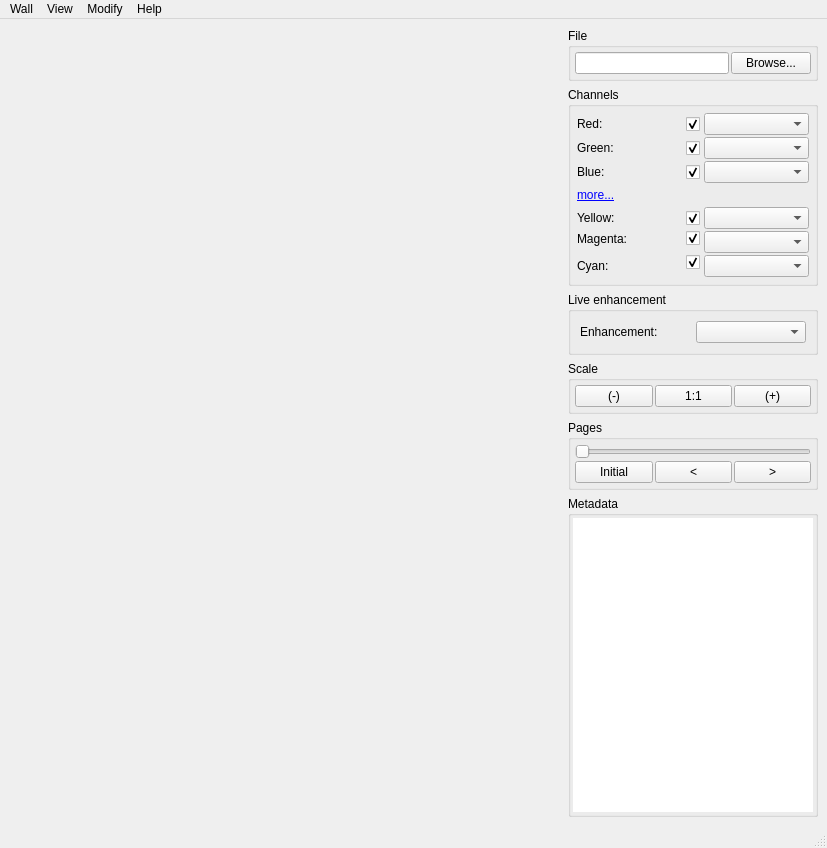
<?xml version="1.0" encoding="UTF-8"?>
<ui version="4.0">
 <author>Dima Fedorov Levit</author>
 <class>ControlsForm</class>
 <widget class="QMainWindow" name="ControlsForm">
  <property name="geometry">
   <rect>
    <x>0</x>
    <y>0</y>
    <width>827</width>
    <height>848</height>
   </rect>
  </property>
  <property name="windowTitle">
   <string>BioView Remote</string>
  </property>
  <widget class="QWidget" name="centralwidget">
   <layout class="QGridLayout">
    <property name="margin">
     <number>9</number>
    </property>
    <property name="spacing">
     <number>6</number>
    </property>
    <item row="0" column="1">
     <widget class="QGroupBox" name="fileGroup">
      <property name="maximumSize">
       <size>
        <width>250</width>
        <height>16777215</height>
       </size>
      </property>
      <property name="title">
       <string>File</string>
      </property>
      <layout class="QHBoxLayout">
       <property name="spacing">
        <number>2</number>
       </property>
       <property name="margin">
        <number>4</number>
       </property>
       <item>
        <widget class="QLineEdit" name="fileEdit"/>
       </item>
       <item>
        <widget class="QPushButton" name="browseBtn">
         <property name="text">
          <string>Browse...</string>
         </property>
        </widget>
       </item>
      </layout>
     </widget>
    </item>
    <item row="0" column="0" rowspan="6">
     <widget class="DSubAreaLabel" name="thumbLabel">
      <property name="sizePolicy">
       <sizepolicy hsizetype="Expanding" vsizetype="Expanding">
        <horstretch>0</horstretch>
        <verstretch>0</verstretch>
       </sizepolicy>
      </property>
      <property name="minimumSize">
       <size>
        <width>200</width>
        <height>200</height>
       </size>
      </property>
      <property name="frameShape">
       <enum>QFrame::Box</enum>
      </property>
      <property name="lineWidth">
       <number>0</number>
      </property>
      <property name="text">
       <string/>
      </property>
      <property name="alignment">
       <set>Qt::AlignCenter</set>
      </property>
     </widget>
    </item>
    <item row="3" column="1">
     <widget class="QGroupBox" name="scaleGroup">
      <property name="maximumSize">
       <size>
        <width>250</width>
        <height>16777215</height>
       </size>
      </property>
      <property name="title">
       <string>Scale</string>
      </property>
      <layout class="QHBoxLayout">
       <property name="spacing">
        <number>2</number>
       </property>
       <property name="margin">
        <number>4</number>
       </property>
       <item>
        <widget class="QPushButton" name="zoomOutBtn">
         <property name="text">
          <string>(-)</string>
         </property>
        </widget>
       </item>
       <item>
        <widget class="QPushButton" name="zoom11Btn">
         <property name="text">
          <string>1:1</string>
         </property>
        </widget>
       </item>
       <item>
        <widget class="QPushButton" name="zoomInBtn">
         <property name="text">
          <string>(+)</string>
         </property>
        </widget>
       </item>
      </layout>
     </widget>
    </item>
    <item row="5" column="1">
     <widget class="QGroupBox" name="metaGroup">
      <property name="minimumSize">
       <size>
        <width>0</width>
        <height>0</height>
       </size>
      </property>
      <property name="maximumSize">
       <size>
        <width>250</width>
        <height>16777215</height>
       </size>
      </property>
      <property name="title">
       <string>Metadata</string>
      </property>
      <layout class="QVBoxLayout">
       <property name="spacing">
        <number>2</number>
       </property>
       <property name="margin">
        <number>2</number>
       </property>
       <item>
        <widget class="QTextEdit" name="metaEdit">
         <property name="frameShape">
          <enum>QFrame::Box</enum>
         </property>
         <property name="frameShadow">
          <enum>QFrame::Plain</enum>
         </property>
         <property name="lineWidth">
          <number>0</number>
         </property>
         <property name="undoRedoEnabled">
          <bool>false</bool>
         </property>
         <property name="readOnly">
          <bool>true</bool>
         </property>
        </widget>
       </item>
      </layout>
     </widget>
    </item>
    <item row="4" column="1">
     <widget class="QGroupBox" name="pagesGroup">
      <property name="maximumSize">
       <size>
        <width>250</width>
        <height>16777215</height>
       </size>
      </property>
      <property name="title">
       <string>Pages</string>
      </property>
      <layout class="QGridLayout">
       <property name="margin">
        <number>4</number>
       </property>
       <property name="spacing">
        <number>2</number>
       </property>
       <item row="1" column="2">
        <widget class="QPushButton" name="pagePlusBtn">
         <property name="text">
          <string>&gt;</string>
         </property>
        </widget>
       </item>
       <item row="1" column="1">
        <widget class="QPushButton" name="pageMinsBtn">
         <property name="text">
          <string>&lt;</string>
         </property>
        </widget>
       </item>
       <item row="1" column="0">
        <widget class="QPushButton" name="pageZeroBtn">
         <property name="text">
          <string>Initial</string>
         </property>
        </widget>
       </item>
       <item row="0" column="0" colspan="3">
        <widget class="QSlider" name="horizontalSlider">
         <property name="orientation">
          <enum>Qt::Horizontal</enum>
         </property>
        </widget>
       </item>
      </layout>
     </widget>
    </item>
    <item row="2" column="1">
     <widget class="QGroupBox" name="enhanceGroup">
      <property name="maximumSize">
       <size>
        <width>250</width>
        <height>16777215</height>
       </size>
      </property>
      <property name="title">
       <string>Live enhancement</string>
      </property>
      <layout class="QGridLayout">
       <property name="margin">
        <number>9</number>
       </property>
       <property name="spacing">
        <number>6</number>
       </property>
       <item row="0" column="0">
        <widget class="QLabel" name="enhanceLabel">
         <property name="text">
          <string>Enhancement:</string>
         </property>
        </widget>
       </item>
       <item row="0" column="1">
        <widget class="QComboBox" name="enhanceCombo"/>
       </item>
      </layout>
     </widget>
    </item>
    <item row="1" column="1">
     <widget class="QGroupBox" name="chanGroup">
      <property name="maximumSize">
       <size>
        <width>250</width>
        <height>16777215</height>
       </size>
      </property>
      <property name="title">
       <string>Channels</string>
      </property>
      <layout class="QVBoxLayout" name="verticalLayout">
       <property name="spacing">
        <number>4</number>
       </property>
       <property name="margin">
        <number>6</number>
       </property>
       <item>
        <widget class="QWidget" name="rgbChannelsWidget" native="true">
         <layout class="QGridLayout" name="gridLayout">
          <property name="horizontalSpacing">
           <number>4</number>
          </property>
          <property name="verticalSpacing">
           <number>2</number>
          </property>
          <property name="margin">
           <number>0</number>
          </property>
          <item row="2" column="2">
           <widget class="QComboBox" name="blueCombo"/>
          </item>
          <item row="2" column="0">
           <widget class="QLabel" name="blueLabel">
            <property name="text">
             <string>Blue:</string>
            </property>
           </widget>
          </item>
          <item row="0" column="1">
           <widget class="QCheckBox" name="redCheck">
            <property name="sizePolicy">
             <sizepolicy hsizetype="Maximum" vsizetype="Minimum">
              <horstretch>0</horstretch>
              <verstretch>0</verstretch>
             </sizepolicy>
            </property>
            <property name="toolTip">
             <string>Trigger visibility of the Red channel</string>
            </property>
            <property name="layoutDirection">
             <enum>Qt::RightToLeft</enum>
            </property>
            <property name="text">
             <string/>
            </property>
            <property name="checked">
             <bool>true</bool>
            </property>
           </widget>
          </item>
          <item row="1" column="0">
           <widget class="QLabel" name="greenLabel">
            <property name="text">
             <string>Green:</string>
            </property>
           </widget>
          </item>
          <item row="1" column="1">
           <widget class="QCheckBox" name="greenCheck">
            <property name="sizePolicy">
             <sizepolicy hsizetype="Maximum" vsizetype="Minimum">
              <horstretch>0</horstretch>
              <verstretch>0</verstretch>
             </sizepolicy>
            </property>
            <property name="toolTip">
             <string>Trigger visibility of the Green channel</string>
            </property>
            <property name="layoutDirection">
             <enum>Qt::RightToLeft</enum>
            </property>
            <property name="text">
             <string/>
            </property>
            <property name="checked">
             <bool>true</bool>
            </property>
           </widget>
          </item>
          <item row="0" column="0">
           <widget class="QLabel" name="redLabel">
            <property name="text">
             <string>Red:</string>
            </property>
           </widget>
          </item>
          <item row="2" column="1">
           <widget class="QCheckBox" name="blueCheck">
            <property name="sizePolicy">
             <sizepolicy hsizetype="Maximum" vsizetype="Minimum">
              <horstretch>0</horstretch>
              <verstretch>0</verstretch>
             </sizepolicy>
            </property>
            <property name="toolTip">
             <string>Trigger visibility of the Blue channel</string>
            </property>
            <property name="layoutDirection">
             <enum>Qt::RightToLeft</enum>
            </property>
            <property name="text">
             <string/>
            </property>
            <property name="checked">
             <bool>true</bool>
            </property>
           </widget>
          </item>
          <item row="1" column="2">
           <widget class="QComboBox" name="greenCombo"/>
          </item>
          <item row="0" column="2">
           <widget class="QComboBox" name="redCombo"/>
          </item>
         </layout>
        </widget>
       </item>
       <item>
        <widget class="QLabel" name="moreChannelsLabel">
         <property name="minimumSize">
          <size>
           <width>0</width>
           <height>16</height>
          </size>
         </property>
         <property name="cursor">
          <cursorShape>PointingHandCursor</cursorShape>
         </property>
         <property name="text">
          <string>&lt;a href=&quot;#&quot;&gt;more...&lt;/a&gt;</string>
         </property>
         <property name="textFormat">
          <enum>Qt::RichText</enum>
         </property>
        </widget>
       </item>
       <item>
        <widget class="QWidget" name="exChannelsWidget" native="true">
         <property name="enabled">
          <bool>true</bool>
         </property>
         <property name="minimumSize">
          <size>
           <width>0</width>
           <height>64</height>
          </size>
         </property>
         <layout class="QGridLayout" name="gridLayout">
          <property name="horizontalSpacing">
           <number>4</number>
          </property>
          <property name="verticalSpacing">
           <number>2</number>
          </property>
          <property name="margin">
           <number>0</number>
          </property>
          <item row="0" column="1">
           <widget class="QCheckBox" name="yellowCheck">
            <property name="sizePolicy">
             <sizepolicy hsizetype="Maximum" vsizetype="Minimum">
              <horstretch>0</horstretch>
              <verstretch>0</verstretch>
             </sizepolicy>
            </property>
            <property name="toolTip">
             <string>Trigger visibility of the Red channel</string>
            </property>
            <property name="layoutDirection">
             <enum>Qt::RightToLeft</enum>
            </property>
            <property name="text">
             <string/>
            </property>
            <property name="checked">
             <bool>true</bool>
            </property>
           </widget>
          </item>
          <item row="0" column="2">
           <widget class="QComboBox" name="yellowCombo">
            <property name="minimumSize">
             <size>
              <width>97</width>
              <height>20</height>
             </size>
            </property>
           </widget>
          </item>
          <item row="1" column="0">
           <widget class="QLabel" name="magentaLabel">
            <property name="text">
             <string>Magenta:</string>
            </property>
           </widget>
          </item>
          <item row="1" column="1">
           <widget class="QCheckBox" name="magentaCheck">
            <property name="sizePolicy">
             <sizepolicy hsizetype="Maximum" vsizetype="Minimum">
              <horstretch>0</horstretch>
              <verstretch>0</verstretch>
             </sizepolicy>
            </property>
            <property name="toolTip">
             <string>Trigger visibility of the Green channel</string>
            </property>
            <property name="layoutDirection">
             <enum>Qt::RightToLeft</enum>
            </property>
            <property name="text">
             <string/>
            </property>
            <property name="checked">
             <bool>true</bool>
            </property>
           </widget>
          </item>
          <item row="1" column="2" rowspan="2">
           <widget class="QComboBox" name="magentaCombo">
            <property name="minimumSize">
             <size>
              <width>97</width>
              <height>20</height>
             </size>
            </property>
           </widget>
          </item>
          <item row="2" column="1" rowspan="2">
           <widget class="QCheckBox" name="cyanCheck">
            <property name="sizePolicy">
             <sizepolicy hsizetype="Maximum" vsizetype="Minimum">
              <horstretch>0</horstretch>
              <verstretch>0</verstretch>
             </sizepolicy>
            </property>
            <property name="toolTip">
             <string>Trigger visibility of the Blue channel</string>
            </property>
            <property name="layoutDirection">
             <enum>Qt::RightToLeft</enum>
            </property>
            <property name="text">
             <string/>
            </property>
            <property name="checked">
             <bool>true</bool>
            </property>
           </widget>
          </item>
          <item row="3" column="0">
           <widget class="QLabel" name="cyanLabel">
            <property name="text">
             <string>Cyan:</string>
            </property>
           </widget>
          </item>
          <item row="3" column="2">
           <widget class="QComboBox" name="cyanCombo">
            <property name="minimumSize">
             <size>
              <width>97</width>
              <height>20</height>
             </size>
            </property>
           </widget>
          </item>
          <item row="0" column="0">
           <widget class="QLabel" name="yellowLabel">
            <property name="text">
             <string>Yellow:</string>
            </property>
           </widget>
          </item>
         </layout>
        </widget>
       </item>
      </layout>
     </widget>
    </item>
   </layout>
  </widget>
  <widget class="QMenuBar" name="menubar">
   <property name="geometry">
    <rect>
     <x>0</x>
     <y>0</y>
     <width>827</width>
     <height>21</height>
    </rect>
   </property>
   <widget class="QMenu" name="menuHelp">
    <property name="title">
     <string>Help</string>
    </property>
    <addaction name="actionHelp"/>
    <addaction name="separator"/>
    <addaction name="actionAbout"/>
   </widget>
   <widget class="QMenu" name="menuWall">
    <property name="title">
     <string>Wall</string>
    </property>
    <addaction name="actionConnect"/>
    <addaction name="actionDisconnect"/>
    <addaction name="separator"/>
    <addaction name="actionFullVirtualScreen"/>
    <addaction name="actionShowMetaData"/>
    <addaction name="actionShowScaleBar"/>
    <addaction name="separator"/>
    <addaction name="actionConfigure_wall_host"/>
    <addaction name="separator"/>
    <addaction name="actionCloseWall"/>
   </widget>
   <widget class="QMenu" name="menuModify">
    <property name="title">
     <string>Modify</string>
    </property>
    <addaction name="actionRotate_Right"/>
    <addaction name="actionRotate_Left"/>
    <addaction name="actionRotate_180_deg"/>
    <addaction name="separator"/>
    <addaction name="actionProject_all_planes_by_maximum_intesity"/>
    <addaction name="actionProject_all_planes_by_minimum_intesity"/>
   </widget>
   <widget class="QMenu" name="menuView">
    <property name="title">
     <string>View</string>
    </property>
    <addaction name="actionUse_Smooth_Zoom"/>
    <addaction name="actionUse_Dynamic_Enhancement"/>
   </widget>
   <addaction name="menuWall"/>
   <addaction name="menuView"/>
   <addaction name="menuModify"/>
   <addaction name="menuHelp"/>
  </widget>
  <widget class="QStatusBar" name="statusbar"/>
  <action name="actionConnect">
   <property name="text">
    <string>Connect</string>
   </property>
  </action>
  <action name="actionDisconnect">
   <property name="text">
    <string>Disconnect</string>
   </property>
  </action>
  <action name="actionAbout">
   <property name="text">
    <string>About</string>
   </property>
  </action>
  <action name="actionFullVirtualScreen">
   <property name="text">
    <string>Full Virtual Screen</string>
   </property>
  </action>
  <action name="actionCloseWall">
   <property name="text">
    <string>Close wall</string>
   </property>
  </action>
  <action name="actionShowMetaData">
   <property name="checkable">
    <bool>true</bool>
   </property>
   <property name="text">
    <string>Show meta-data</string>
   </property>
  </action>
  <action name="actionShowScaleBar">
   <property name="checkable">
    <bool>true</bool>
   </property>
   <property name="checked">
    <bool>true</bool>
   </property>
   <property name="text">
    <string>Show scale bar</string>
   </property>
  </action>
  <action name="actionHelp">
   <property name="text">
    <string>Help</string>
   </property>
  </action>
  <action name="actionRotate_Right">
   <property name="text">
    <string>Rotate Right</string>
   </property>
   <property name="shortcut">
    <string>Ctrl+R</string>
   </property>
  </action>
  <action name="actionRotate_Left">
   <property name="text">
    <string>Rotate Left</string>
   </property>
   <property name="shortcut">
    <string>Ctrl+L</string>
   </property>
  </action>
  <action name="actionRotate_180_deg">
   <property name="text">
    <string>Rotate 180 deg</string>
   </property>
   <property name="shortcut">
    <string>Ctrl+I</string>
   </property>
  </action>
  <action name="actionUse_Smooth_Zoom">
   <property name="checkable">
    <bool>true</bool>
   </property>
   <property name="text">
    <string>Use Smooth Zoom, Note: Slow on WALL!</string>
   </property>
  </action>
  <action name="actionUse_Dynamic_Enhancement">
   <property name="checkable">
    <bool>true</bool>
   </property>
   <property name="text">
    <string>Use Dynamic Enhancement (Only Visible Area), Note: Slow on WALL!</string>
   </property>
  </action>
  <action name="actionProject_all_planes_by_maximum_intesity">
   <property name="text">
    <string>Project all planes by maximum intesity</string>
   </property>
  </action>
  <action name="actionProject_all_planes_by_minimum_intesity">
   <property name="text">
    <string>Project all planes by minimum intesity</string>
   </property>
  </action>
  <action name="actionConfigure_wall_host">
   <property name="text">
    <string>Configure wall host</string>
   </property>
  </action>
 </widget>
 <layoutdefault spacing="2" margin="4"/>
 <customwidgets>
  <customwidget>
   <class>DSubAreaLabel</class>
   <extends>QLabel</extends>
   <header>subAreaLabel.h</header>
  </customwidget>
 </customwidgets>
 <resources/>
 <connections/>
</ui>
